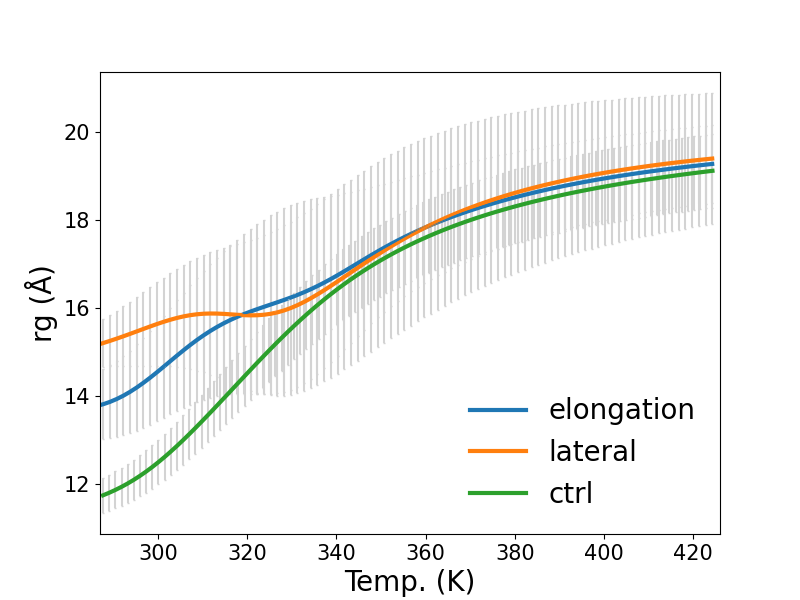

Generate this figure with Python:
#!/usr/bin/env python3
# -*- coding: utf-8 -*-
"""
Created on Mon Jul 18 11:30:18 2022

@author: zhiyuas
"""

import numpy as np
import matplotlib.pyplot as plt
surface = ['endct','sidect','ctrl']
name = ['elongation','lateral','ctrl']
data = [np.loadtxt('./condi/endct/ave_rg.dat').T]
data.append(np.loadtxt('./condi/sidect/ave_rg.dat').T)
data.append(np.loadtxt('../../../monomer/replica_Ab/alldata/ave_rg.dat').T)
colors = ['#1f77b4', '#ff7f0e','#2ca02c']
font_label = 20
font_tick = 15
mask=[np.loadtxt('./condi/endct/ave_mask.dat')[:,1]]
mask.append(np.loadtxt('./condi/sidect/ave_mask.dat')[:,1])
mask.append(np.ones(100))
plt.figure(figsize=(8,6))
for i in range(3):
    temp = data[i][0]
    y = data[i][1]
    err = data[i][2]
    plt.plot(temp, y/mask[i],label=name[i],color=colors[i],linewidth=3)
    plt.errorbar(temp, y/mask[i],yerr=(err/16)**0.5,capsize=1,ecolor='lightgrey')
plt.xlim(287,426)
plt.tick_params(labelsize=font_tick)
plt.ylabel('rg (Å)',fontsize=font_label)
plt.legend(frameon=False,fontsize=font_label)
plt.xlabel('Temp. (K)',fontsize=font_label)
plt.savefig('rg.png')